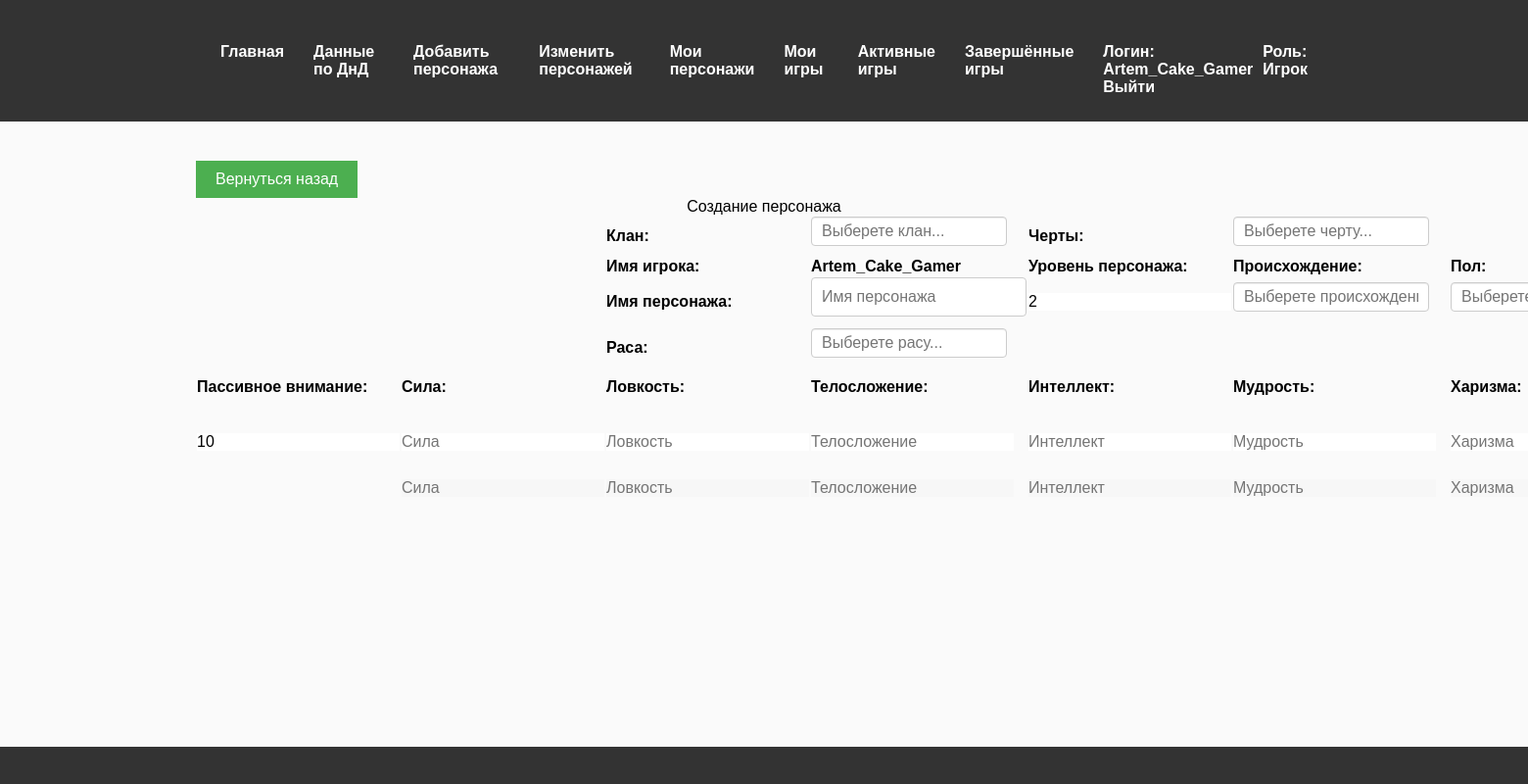
/CreatePersonage (signed in), run on the app's committed database.
### functions/Classes.py (models this page shows)
class Role(db.Model, RoleMixin):
    __tablename__ = 'Role'
    id       = db.Column(db.Integer(), primary_key=True)
    RoleName = db.Column(db.String(80), unique=True)
    name     = db.Column(db.String(80), unique=True)
    NameUser = db.Column(db.String(80), unique=True)

class User(db.Model, UserMixin):
    __tablename__ = 'User'
    id          = db.Column(db.Integer, autoincrement=True, primary_key=True)
    login       = db.Column(db.String, unique=True)
    password    = db.Column(db.String(255), nullable=False, server_default='')
    active      = db.Column(db.Boolean())
    roles       = db.relationship('Role'  , secondary=Roles_Users
                                                , backref=db.backref("roled", cascade='all,delete',single_parent=True, passive_deletes=True)
                                                , cascade='all,delete'      , single_parent=True)

class Characteristices(db.Model):
    __tablename__ = 'Characteristices'
    id                   = db.Column(db.Integer, primary_key=True)
    Name                 = db.Column(db.String(300), nullable=False, unique=True)
    Discription          = db.Column(db.Text, nullable=True)
    imageName = db.Column(db.String(300), nullable=True)
    image = db.Column(db.LargeBinary, nullable=True)
    Skill                = db.relationship('Skills'        , secondary=Characteristices_Skills
                                           , backref=db.backref("CharacteristicesSkills", cascade='all,delete', single_parent=True, passive_deletes=True)
                                           , cascade='all,delete', single_parent=True)

### app.py (the view)
@roles_accepted('Gamer')
@app.route("/CreatePersonage", methods=['GET', 'POST'])
def CreatePersonage():
    ActiveMagicalItems = MagicalItems.query.all()
    ActiveAromr = Armors.query.all()
    TypeMagic = TypesMagic.query.all()
    Spell = Spells.query.all()
    PossessionArmor = ArmorTypes.query.all()
    Weapoon = Weapoons.query.all()
    ToolOwnership = Tools.query.all()
    DamageType = DamageTypes.query.all()
    Skill = Skills.query.all()
    Language = Languages.query.all()
    Effect = Effects.query.all()
    Abilitie = Abilities.query.all()
    Characteristic = Characteristices.query.all()
    Class = Classes.query.all()
    Archetype = Archetypes.query.all()
    Background = Backgrounds.query.all()
    Race = Races.query.all()
    Atribute = Atributes.query.all()
    Clan = Clans.query.all()
    if current_user.is_authenticated:
        user = current_user
    else:
        user = []
    if request.method == 'POST':
        requestForm = request.form
        requestFiles = request.files
        return render_template("Index.html")
    else:
        return render_template("CreatePersonage.html", ActiveMagicalItems=ActiveMagicalItems, ActiveAromrs=ActiveAromr
                               , ActiveWeapoons=Weapoon, TypesMagic=TypeMagic,
                               SpellcastingCharacteristicses=Characteristic
                               , Spells=Spell, PossessionArmor=PossessionArmor, GunOwnership=Weapoon,
                               ToolOwnership=ToolOwnership
                               , DamageResistance=DamageType, DamageImmunity=DamageType, Skills=Skill,
                               Languages=Language
                               , EffectsResistance=Effect, Effects=Effect, Abilities=Abilitie,
                               Characteristices=Characteristic
                               , Archetypes=Archetype, Classes=Class, Backgrounds=Background, Races=Race, user=user,
                               Atributes=Atribute, Clans=Clan, show_back_button=True)

### templates/CreatePersonage.html (shortened to what this page needs)
{% extends "base.html" %}
{% block content %}
{% if show_back_button %}
<button id="back-button">Вернуться назад</button>
{% endif %}
<h1>Создание персонажа</h1>
<Form method="POST" id="CreateForm" class="CreatePersonageForm" action="CreatePersonage" enctype="multipart/form-data">
	<table>
		<tr>
			<th></th>
			<th></th>
            <th>
                Клан:
            </th>
            <th>
                <div class="dropdown multiple-select" data-type="multiple" data-fixed="false">
                    <input type="text" class="texts-input" id="ClanPrint" placeholder="Выберете клан..." readonly
                           style="width: 200px;"/>
                </div>
            </th>
            <th>
                Черты:
            </th>
            <th>
                <div class="dropdown multiple-select" data-type="multiple" data-fixed="false">
                    <input type="text" class="texts-input" id="AtributesPrint"
                           placeholder="Выберете черту..." readonly style="width: 200px;"/>
                </div>
            </th>
			<th></th>
		</tr>
		<tr>
			<th></th>
			<th></th>
            <th>
                Имя игрока:
            </th>
            <th>
                {{ user.login }}
            </th>
            <th>
                Уровень персонажа:
            </th>
            <th>
                Происхождение:
            </th>
            <th>
                Пол:
            </th>
        </tr>
        <tr>
			<th></th>
            <th></th>
            <th>
                Имя персонажа:
            </th>
            <th>
                <input type="text" name="Name" id="Name" placeholder="Имя персонажа"/>
            </th>
            <th>
                <input type="number" name="LevelPersonages" id="LevelPersonages" placeholder="Уровень персонажа"
                       value="2"/>
            </th>
            <th>
                <div class="dropdown single-select" data-type="single" data-fixed="false">
                    <input type="text" class="texts-input" id="BackgroundPrint"
                           placeholder="Выберете происхождение..." readonly style="width: 200px;"/>
                </div>
            </th>
            <th>
                <div class="dropdown single-select" data-type="single" data-fixed="false">
                    <input type="text" class="texts-input" id="GenderPrint"
                           placeholder="Выберете пол..." readonly style="width: 200px;"/>
                </div>
            </th>
        </tr>
        <tr>
			<th></th>
			<th></th>
            <th>
                Раса:
            </th>
            <th>
                <div class="dropdown single-select" data-type="single" data-fixed="false">
                    <input type="text" class="texts-input" id="RacePrint"
                           placeholder="Выберете расу..." readonly style="width: 200px;"/>
                </div>
            </th>
            <th></th>
            <th></th>
			<th></th>
		</tr>
        <tr>
            <th>
                Пассивное внимание:
            </th>
            {% for Characteristic in Characteristices %}
            <th>
                <div>
                    <span class="Characteristics" data-param-id="{{ Characteristic.id }}">
                        {{ Characteristic.Name }}:
                    </span>
                </div>
            </th>
            {% endfor %}
        </tr>
        <tr>
            <th>
                <input type="number" name="PassivAttention" id="PassivAttention" placeholder="Пассивное внимание..."
                       value="{{ 10 +  0 }}"/>
            </th>
            {% for Characteristic in Characteristices %}
            <th>
                <div class="CharacteristicsValue">
                    <input type="number" name="CharacteristicsValue" placeholder="{{ Characteristic.Name }}" value="">
                </div>
            </th>
            {% endfor %}
		</tr>
        <tr>
            <th>
            </th>
            {% for Characteristic in Characteristices %}
            <th>
                <div class="CharacteristicsModificator">
                    <input type="number" name="CharacteristicsModificator" placeholder="{{ Characteristic.Name }}"
                           value="" disabled>
                </div>
            </th>
            {% endfor %}
        </tr>
	</table>
</Form>
{% endblock %}

### templates/Menu.html (shortened to what this page needs)
﻿<div class="container nav-menu" bis_skin_checked="1">
    <ul class="menu-list">
        <li class="nav-item"><a href="{{ url_for('Index') }}">Главная</a></li>
        {% if current_user.is_authenticated %}
        <li class="nav-item"><a href="{{ url_for('VeiwMaterial') }}">Данные по ДнД</a></li>
        {% for role in current_user.roles %}{% if (role.name == 'Gamer') %}
        <li class="nav-item"><a href="{{ url_for('CreatePersonage') }}">Добавить персонажа</a></li>
        <li class="nav-item"><a href="{{ url_for('EditPersonage') }}">Изменить персонажей</a></li>
        <li class="nav-item"><a href="{{ url_for('VeiwPersonage') }}">Мои персонажи</a></li>
        {% endif %}
        <li class="nav-item"><a href="{{ url_for('VeiwMyGames') }}">Мои игры</a></li>
        <li class="nav-item"><a href="{{ url_for('ActiveGames') }}">Активные игры</a></li>
        <li class="nav-item"><a href="{{ url_for('CloseGames') }}">Завершённые игры</a></li>
        {% endfor %}{% endif %}
        <li class="nav-item login">
            <ul class="submenu">
                <li>{% if current_user.is_authenticated %}
                    <a href="#"><b>Логин:</b> {{current_user.login}}</a>
                    {% endif %}
                </li>
                <li>{% if current_user.is_authenticated %}
                    {% for role in current_user.roles %}
                    <a href="#"><b>Роль:</b> {{ role.NameUser }}</a>
                    {% endfor %}
                    {% endif %}
                </li>
            </ul>
            {% if current_user.is_authenticated %}
            <a href="/Logout">Выйти</a>
            {% else %}
            <a href="LoginUsers#login" id="login-link" class="btn btn-primary">Войти</a>
            {% endif %}
        </li>
    </ul>
</div>

### static/css/forms.css (style rules this page uses)
h1 { text-align: center; margin-bottom: 20px; }
input[type="text"], input[type="password"] { width: 100%; padding: 10px; margin-bottom: 10px; border: 1px solid #ccc; border-radius: 4px; }

### static/css/interactive-components.css (style rules this page uses)
.dropdown { position: relative; display: inline-block; vertical-align: top; margin-right: 20px; }
.dropdown .texts-input { position: relative; width: 200px; height: 30px; line-height: 30px; vertical-align: middle; cursor: pointer; color: black; font-size: inherit; outline: none; border-radius: 4px; box-shadow: inset 0 1px 1px rgba(0, 0, 0, 0.075); transition: all 0.3s ease-in-out; overflow: hidden; white-space: nowrap; }

### static/css/links_and_buttons.css (style rules this page uses)
a { text-decoration: underline; color: blue; cursor: pointer; }
button { padding: 10px 20px; background-color: #007bff; color: white; border: none; cursor: pointer; font-size: 16px; }
#back-button { margin-top: 20px; padding: 10px 20px; background-color: #4CAF50; color: white; border: none; cursor: pointer; }

### static/css/media-queries.css (style rules this page uses)
@media screen and (min-width: 1200px) { body { font-size: 16px; } }
@media screen and (min-width: 1200px) { button { padding: 12px 24px; } }
@media screen and (min-width: 1200px) { h1 { font-size: 32px; } }

### static/css/structure.css (style rules this page uses)
html, body { height: 100%; margin: 0; padding: 0; }
body { display: grid; grid-template-rows: auto 1fr auto; min-height: 100vh; }
.container { width: 100%; max-width: 1200px; margin: 0 auto; padding: 0 15px; }
.nav-menu ul.menu-list { list-style-type: none; display: flex; justify-content: space-between; background-color: #333; padding: 0; margin: 0; }
.nav-menu ul.menu-list li.nav-item { display: inline-block; padding: 10px 15px; }
.nav-menu ul.menu-list li.nav-item a { color: white; text-decoration: none; font-weight: bold; }
.login ul.submenu { list-style-type: none; display: flex; gap: 10px; align-items: center; }
.login ul.submenu li { padding: 0; }
.login ul.submenu li a { color: white; text-decoration: none; }

### data on the page
Role: NameUser "Игрок"
User: login "Artem_Cake_Gamer"
Characteristices: Name "Сила", CharacteristicsValue "Сила", CharacteristicsModificator "Сила"
Characteristices: Name "Ловкость", CharacteristicsValue "Ловкость", CharacteristicsModificator "Ловкость"
Characteristices: Name "Телосложение", CharacteristicsValue "Телосложение", CharacteristicsModificator "Телосложение"
Characteristices: Name "Интеллект", CharacteristicsValue "Интеллект", CharacteristicsModificator "Интеллект"
Characteristices: Name "Мудрость", CharacteristicsValue "Мудрость", CharacteristicsModificator "Мудрость"
Characteristices: Name "Харизма", CharacteristicsValue "Харизма", CharacteristicsModificator "Харизма"
